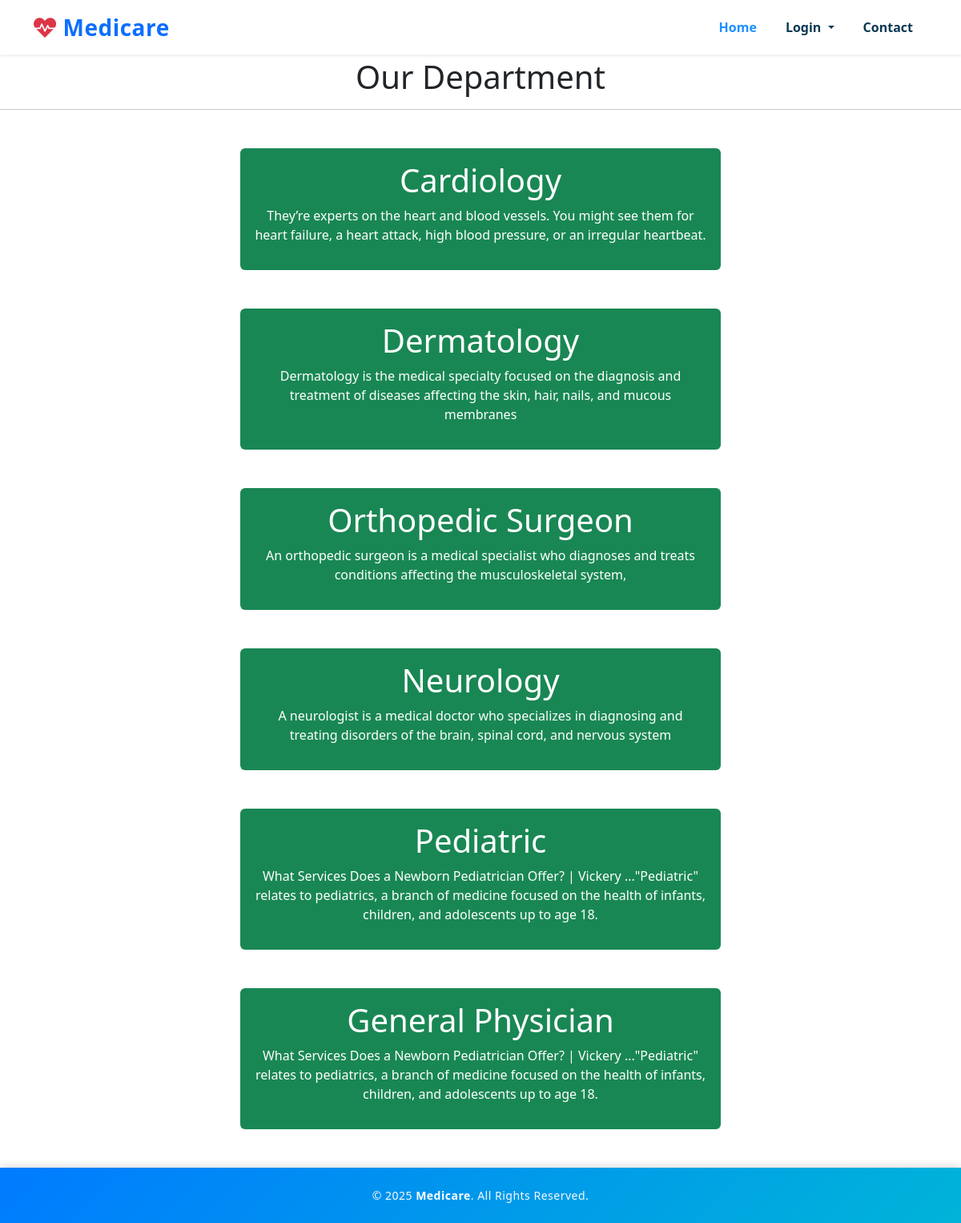
Page /department/ on the committed database.
### System/models.py (models this page shows, shortened)
class Departments(models.Model):
    dep_name=models.CharField(max_length=100)
    dep_description=models.TextField(max_length=225)

### System/views.py (the view)
# urls.py: path('department/',department,name='department'),
def department(request):
    dict_dept={
        'dept': Departments.objects.all()
    }
    return render(request,'department.html',dict_dept)

### System/templates/department.html (shortened to what this page needs)
{% extends 'base.html' %}
{% block content %}
<h1 class="text-center">Our Department </h1>
<hr>
{% for x in dept %}
<div class="mx-auto w-50 bg-success text-center text-white p-3 my-5 border-warning rounded">
    <h1>{{x.dep_name}}</h1>
    <p>{{x.dep_description}}</p>
</div>
{% endfor  %}
{% endblock %}

### System/templates/base.html (shortened to what this page needs)
{% load static %}
<!DOCTYPE html>
<html lang="en">
<head>
  <link href="https://cdn.jsdelivr.net/npm/bootstrap@5.3.2/dist/css/bootstrap.min.css" rel="stylesheet">
  <link href="https://use.fontawesome.com/releases/v5.2.0/css/all.css" rel="stylesheet">
  <link href="{% static 'css/style.css' %}" rel="stylesheet">
</head>
<body class="d-flex flex-column min-vh-100">
  <nav class="navbar navbar-expand-lg navbar-light bg-white shadow-sm fixed-top">
    <div class="container">
      <a class="navbar-brand fw-bold text-primary fs-3" href="#">
        <i class="fas fa-heartbeat me-2 text-danger"></i>Medicare
      </a>
      <div class="collapse navbar-collapse" id="navbarNav">
        <ul class="navbar-nav ms-auto align-items-lg-center">
          <li class="nav-item">
            <a class="nav-link active text-primary fw-semibold" href="{% url 'home' %}">Home</a>
          </li>
          <li class="nav-item dropdown">
            <a class="nav-link dropdown-toggle fw-semibold" href="#" id="loginDropdown" role="button" data-bs-toggle="dropdown" aria-expanded="false">
              Login
            </a>
          </li>
          <li class="nav-item">
            <a class="nav-link fw-semibold" href="{% url 'contact' %}">Contact</a>
          </li>
        </ul>
      </div>
    </div>
  </nav>
  <main class="flex-grow-1 mt-5 pt-4">
    {% block content %}
    {% endblock %}
  </main>
  <footer class="footer text-light py-4 mt-auto">
    <div class="container text-center">
      <p class="mb-0 small">&copy; 2025 <span class="fw-bold text-white">Medicare</span>. All Rights Reserved.</p>
    </div>
  </footer>
</body>
</html>

### System/templates/base.html (style rules this page uses)
.navbar { transition: all 0.3s ease-in-out; background: #ffffff; }
.navbar-brand { font-weight: 700; letter-spacing: 0.5px; }
.nav-link { color: #0b3954 !important; margin: 0 10px; transition: color 0.3s ease; }
.nav-link:hover, .nav-link.active { color: #1e90ff !important; }
.footer { background: linear-gradient(135deg, #007bff, #00b4d8); box-shadow: 0 -2px 10px rgba(0, 0, 0, 0.15); }
.footer p { color: #f8f9fa; letter-spacing: 0.5px; }

### rows in the picture
Departments: dep_name "Cardiology", dep_description "They’re experts on the heart and blood vessels. You might see them for heart failure, a heart attack, high blood pressure, or an irregular heartbeat."
Departments: dep_name "Dermatology", dep_description "Dermatology is the medical specialty focused on the diagnosis and treatment of diseases affecting the skin, hair, nails, and mucous membranes"
Departments: dep_name "Orthopedic Surgeon", dep_description "An orthopedic surgeon is a medical specialist who diagnoses and treats conditions affecting the musculoskeletal system,"
Departments: dep_name "Neurology", dep_description "A neurologist is a medical doctor who specializes in diagnosing and treating disorders of the brain, spinal cord, and nervous system"
Departments: dep_name "Pediatric", dep_description "What Services Does a Newborn Pediatrician Offer? | Vickery ...\"Pediatric\" relates to pediatrics, a branch of medicine focused on the health of infants, children, and adolescents up to age 18."
Departments: dep_name "General Physician", dep_description "What Services Does a Newborn Pediatrician Offer? | Vickery ...\"Pediatric\" relates to pediatrics, a branch of medicine focused on the health of infants, children, and adolescents up to age 18."
